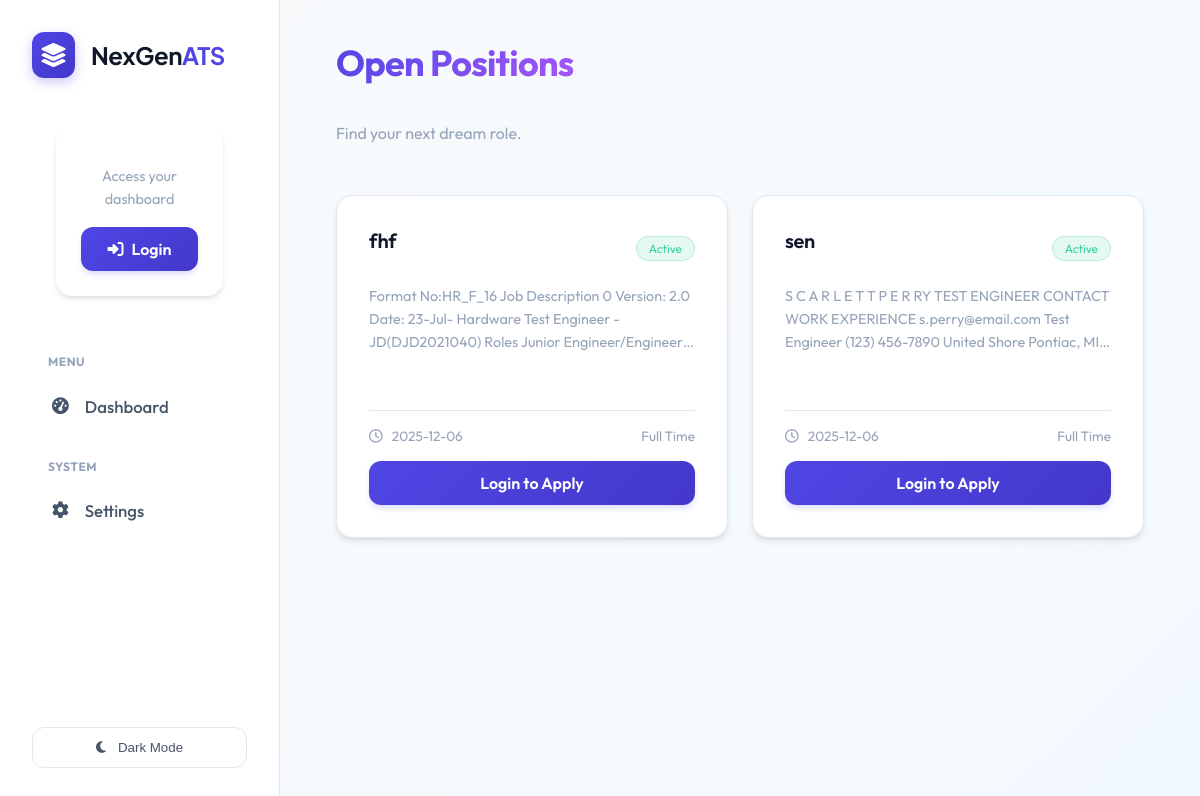
/jobs, run on an earlier commit of the app's database.
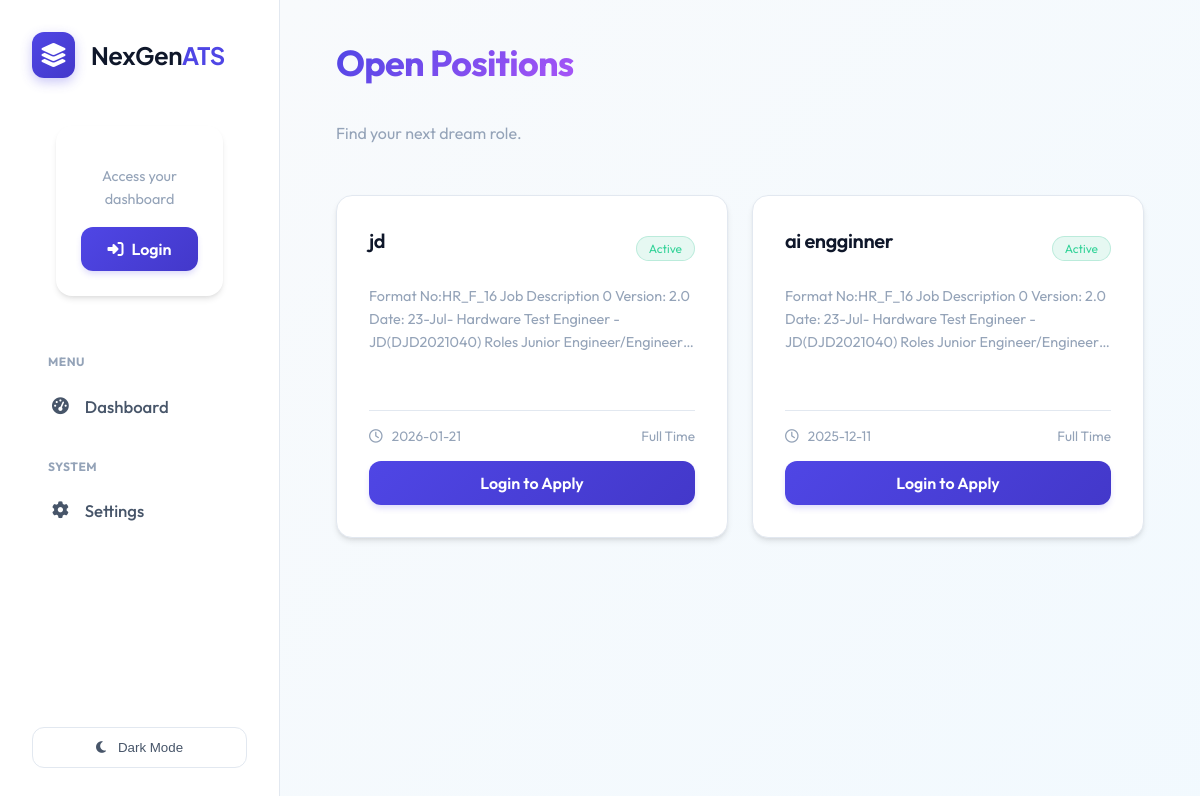
And on a later commit of the database.
### tables this page shows
CREATE TABLE jobs (
                    id INTEGER PRIMARY KEY AUTOINCREMENT,
                    title TEXT NOT NULL,
                    description TEXT,
                    created_at TIMESTAMP DEFAULT CURRENT_TIMESTAMP,
                    status TEXT DEFAULT 'Open'
                );

### routes/core.py (the view)
@bp.route('/jobs')
def job_board():
    conn = database.get_db_connection()
    jobs = conn.execute('SELECT * FROM jobs ORDER BY created_at DESC').fetchall()
    applied_jobs = []
    if current_user.is_authenticated and current_user.role == 'candidate':
        rows = conn.execute('SELECT job_id FROM candidates WHERE user_id = ?', (current_user.id,)).fetchall()
        applied_jobs = [row['job_id'] for row in rows]
    conn.close()
    return render_template('job_board.html', jobs=jobs, applied_jobs=applied_jobs)

### database.py (called while the page is built)
def get_db_connection():
    db_url = os.getenv('DATABASE_URL')
    if db_url:
        import psycopg2
        from psycopg2.extras import RealDictCursor
        conn = psycopg2.connect(db_url, cursor_factory=RealDictCursor)
        return conn
    else:
        conn = sqlite3.connect(DB_NAME)
        conn.row_factory = sqlite3.Row
        return conn

### templates/job_board.html (shortened to what this page needs)
{% extends 'layout.html' %}
{% block content %}
<div class="dashboard-header d-flex justify-between align-center mb-4" style="margin-bottom: 2rem;">
    <div>
        <h1 class="text-gradient mb-1">Open Positions</h1>
        <p class="dashboard-subtitle">Find your next dream role.</p>
    </div>
</div>
<div class="jobs-grid">
    {% if jobs %}
    {% for job in jobs %}
    <div class="glass-card job-card">
        <div>
            <div class="d-flex justify-between align-center" style="margin-bottom: 1rem;">
                <h3 style="font-size: 1.25rem; font-weight: 600; color: var(--text-primary);">
                    <a href="{{ url_for('core.view_job', job_id=job.id) }}"
                        style="text-decoration: none; color: inherit; transition: color 0.2s;"
                        onmouseover="this.style.color='var(--primary)'" onmouseout="this.style.color='inherit'">
                        {{ job.title }}
                    </a>
                </h3>
                <span class="badge-active">Active</span>
            </div>
            <p class="job-desc">{{ job.description[:200] }}...</p>
        </div>
        <div class="job-footer">
            <div class="d-flex justify-between align-center text-muted"
                style="font-size: 0.85rem; margin-bottom: 1rem;">
                <span><i class="fa-regular fa-clock" style="margin-right: 0.4rem;"></i> {{ job.created_at[:10] }}</span>
                <span>Full Time</span>
            </div>
            {% if current_user.is_authenticated and current_user.role == 'candidate' and current_user.resume_path %}
            {% if job.id in applied_jobs %}
            <form action="{{ url_for('core.withdraw_application', job_id=job.id) }}" method="POST" class="w-100"
                onsubmit="return confirm('Are you sure you want to withdraw your application?');">
                <button type="submit" class="btn-danger w-100 justify-center">
                    <i class="fa-solid fa-ban" style="margin-right: 0.5rem;"></i> Withdraw Application
                </button>
            </form>
            {% else %}
            <form action="{{ url_for('core.easy_apply', job_id=job.id) }}" method="POST" class="w-100">
                <button type="submit" class="btn-primary w-100 justify-center"
                    style="background: linear-gradient(135deg, #10b981 0%, #059669 100%); border: none;">
                    <i class="fa-solid fa-bolt" style="margin-right: 0.5rem;"></i> Easy Apply
                </button>
            </form>
            {% endif %}
            {% elif current_user.is_authenticated and current_user.role == 'candidate' %}
            <a href="/profile" class="btn-secondary w-100 justify-center">
                <i class="fa-solid fa-upload" style="margin-right: 0.5rem;"></i> Upload Resume to Apply
            </a>
            {% elif not current_user.is_authenticated %}
            <a href="{{ url_for('auth.login') }}" class="btn-primary w-100 justify-center">
                Login to Apply
            </a>
            {% endif %}
        </div>
    </div>
    {% endfor %}
    {% else %}
    <div style="grid-column: 1/-1; text-align: center; padding: 4rem; color: var(--text-muted);">
        <i class="fa-solid fa-briefcase" style="font-size: 3rem; margin-bottom: 1rem; opacity: 0.3;"></i>
        <p>No open positions at the moment.</p>
    </div>
    {% endif %}
</div>
{% endblock %}

What changed in the data, as far as the page shows it:
removed jobs: title "fhf", description "Format No:HR_F_16 Job Description 0 Version: 2.0 Date: 23-Jul- Hardware Test Engineer - JD(DJD2021040) Roles Junior…", created_at "2025-12-06"
removed jobs: title "sen", description "S C A R L E T T P E R RY TEST ENGINEER CONTACT WORK EXPERIENCE s.perry@email.com Test Engineer (123) 456-7890 United Shore Pontiac,…", created_at "2025-12-06"
added jobs: title "jd", description "Format No:HR_F_16 Job Description 0 Version: 2.0 Date: 23-Jul- Hardware Test Engineer - JD(DJD2021040) Roles Junior…", created_at "2026-01-21"
added jobs: title "ai engginner", description "Format No:HR_F_16 Job Description 0 Version: 2.0 Date: 23-Jul- Hardware Test Engineer - JD(DJD2021040) Roles Junior…", created_at "2025-12-11"
